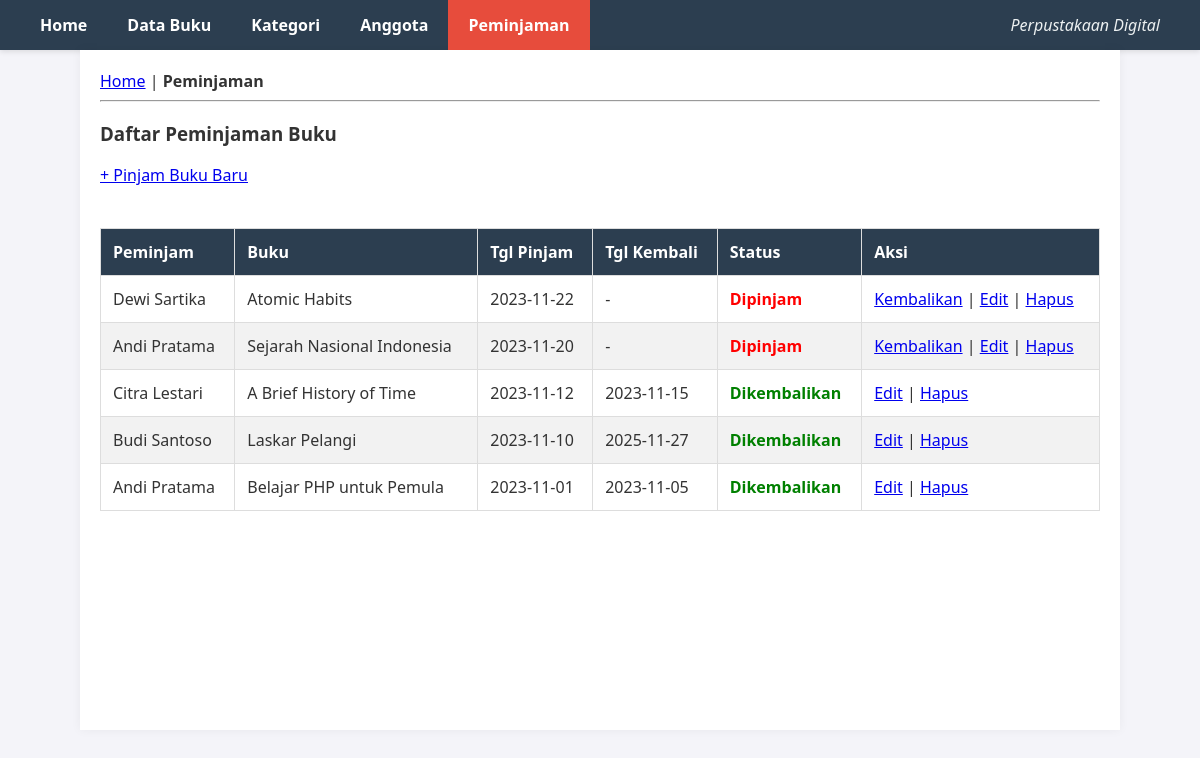
/db_tp10/index.php?page=loans, run on the app's committed database.
### tables this page shows
CREATE TABLE `loans` (
  `id` int(11) NOT NULL,
  `book_id` int(11) DEFAULT NULL,
  `member_id` int(11) DEFAULT NULL,
  `loan_date` date DEFAULT NULL,
  `return_date` date DEFAULT NULL,
  `status` enum('borrowed','returned') DEFAULT 'borrowed'
);

CREATE TABLE `members` (
  `id` int(11) NOT NULL,
  `name` varchar(100) NOT NULL,
  `email` varchar(100) NOT NULL,
  `phone` varchar(20) DEFAULT NULL
);

CREATE TABLE `books` (
  `id` int(11) NOT NULL,
  `title` varchar(200) NOT NULL,
  `author` varchar(100) NOT NULL,
  `category_id` int(11) DEFAULT NULL
);

### db_tp10/viewmodels/LoanViewModel.php (called while the page is built, shortened)
<?php
require_once 'models/Loan.php';
class LoanViewModel {
    private $loanModel;
    public function __construct() {
        $database = new Database();
        $db = $database->getConnection();
        $this->loanModel = new Loan($db);
    }
    public function showList() {
        return $this->loanModel->read()->fetchAll(PDO::FETCH_ASSOC);
    }
}
?>

### db_tp10/models/Loan.php (called while the page is built, shortened)
<?php
class Loan {
    private $conn;
    private $table_name = "loans";
    public function __construct($db) {
        $this->conn = $db;
    }
    public function read() {
        $query = "SELECT l.id, l.loan_date, l.return_date, l.status,
                         b.title as book_title, m.name as member_name
                  FROM " . $this->table_name . " l
                  LEFT JOIN books b ON l.book_id = b.id
                  LEFT JOIN members m ON l.member_id = m.id
                  ORDER BY l.id DESC";
        $stmt = $this->conn->prepare($query);
        $stmt->execute();
        return $stmt;
    }
}
?>

### db_tp10/views/loan_list.php (the view)
<!DOCTYPE html>
<html>
<head><title>Daftar Peminjaman</title></head>
<body>
    <a href="index.php">Home</a> | <b>Peminjaman</b>
    <hr>
    <h3>Daftar Peminjaman Buku</h3>
    <a href="index.php?page=loan_create">+ Pinjam Buku Baru</a>
    <br><br>
    <table border="1" cellpadding="10" cellspacing="0">
        <thead>
            <tr>
                <th>Peminjam</th>
                <th>Buku</th>
                <th>Tgl Pinjam</th>
                <th>Tgl Kembali</th>
                <th>Status</th>
                <th>Aksi</th>
            </tr>
        </thead>
        <tbody>
            <?php foreach($loans as $row): ?>
            <tr>
                <td><?= $row['member_name'] ?></td>
                <td><?= $row['book_title'] ?></td>
                <td><?= $row['loan_date'] ?></td>
                <td><?= $row['return_date'] ? $row['return_date'] : '-' ?></td>
                <td>
                    <?php if($row['status'] == 'borrowed'): ?>
                        <span style="color:red; font-weight:bold;">Dipinjam</span>
                    <?php else: ?>
                        <span style="color:green; font-weight:bold;">Dikembalikan</span>
                    <?php endif; ?>
                </td>
                <td>
                    <?php if($row['status'] == 'borrowed'): ?>
                        <a href="index.php?action=loan_return&id=<?= $row['id'] ?>">Kembalikan</a> |
                    <?php endif; ?>
                    <a href="index.php?page=loan_edit&id=<?= $row['id'] ?>">Edit</a> |
                    <a href="index.php?action=loan_delete&id=<?= $row['id'] ?>" onclick="return confirm('Hapus data ini?')">Hapus</a>
                </td>
            </tr>
            <?php endforeach; ?>
        </tbody>
    </table>
</body>
</html>

### db_tp10/index.php (style rules this page uses)
body { font-family: 'Segoe UI', Tahoma, Geneva, Verdana, sans-serif; margin: 0; padding: 0; background-color: #f4f4f9; color: #333; }
table { width: 100%; border-collapse: collapse; margin-top: 20px; }
table, th, td { border: 1px solid #ddd; }
th, td { padding: 12px; text-align: left; }
th { background-color: #2c3e50; color: white; }
tr:nth-child(even) { background-color: #f2f2f2; }

### data on the page
loans: member.name "Dewi Sartika", book.title "Atomic Habits", loan_date "2023-11-22", status "Dipinjam"
loans: member.name "Andi Pratama", book.title "Sejarah Nasional Indonesia", loan_date "2023-11-20", status "Dipinjam"
loans: member.name "Citra Lestari", book.title "A Brief History of Time", loan_date "2023-11-12", return_date "2023-11-15", status "Dikembalikan"
loans: member.name "Budi Santoso", book.title "Laskar Pelangi", loan_date "2023-11-10", return_date "2025-11-27", status "Dikembalikan"
loans: member.name "Andi Pratama", book.title "Belajar PHP untuk Pemula", loan_date "2023-11-01", return_date "2023-11-05", status "Dikembalikan"
